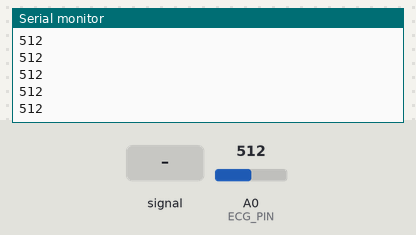
A sketch run on a simulated Arduino Uno, built with avr-gcc and run on an emulated ATmega328P. On the bench: the last lines printed to the serial monitor. Inputs (shaded band) come from the test bench; at power-on: A0 (ECG_PIN) = 512.

Above: at 1.2 s.
1.3 s: A0 (ECG_PIN) fed a 200 Hz sine of ±81 counts around its level
At 1.9 s:
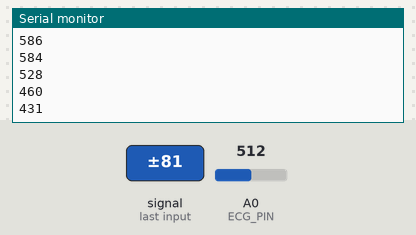
2.8 s: A0 (ECG_PIN) set to 716
At 3.4 s:
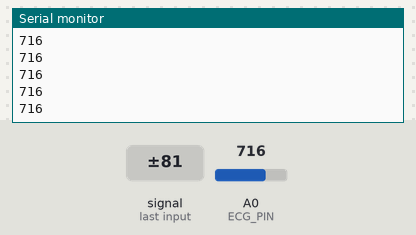
4.3 s: A0 (ECG_PIN) fed a 1000 Hz sine of ±255 counts around its level
At 4.8 s:
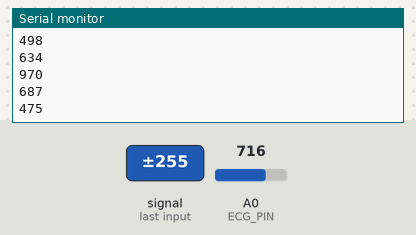
5.8 s: A0 (ECG_PIN) set to 1023
At 6.3 s:
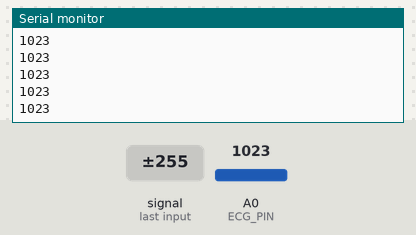
Timing chart, 0 to 8.3 s (numbered marks = the images above; inputs shaded):
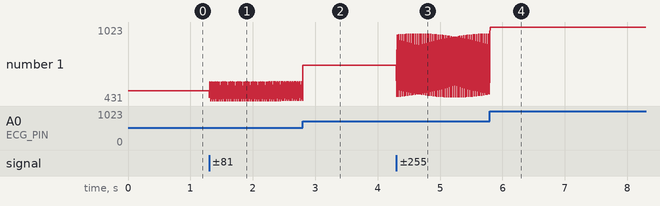

Measured:
- after the input at 1.3 s, the serial monitor: prints a new line at once (image 1)
- after the input at 4.3 s, the serial monitor: prints a new line at once (image 3)
- plotted number 1: 512 → 432 after the input at 1.3 s, 716 → 971 after the input at 4.3 s

The sketch:

sketch_sep27a.ino
```cpp
#define ECG_PIN A0  // The analog pin connected to the AD8228 output

void setup() {
  Serial.begin(115200);  // Use the same baud rate in Python
  pinMode(ECG_PIN, INPUT);
}

void loop() {
  int ecg_value = analogRead(ECG_PIN);  // Read the analog value from the sensor
  Serial.println(ecg_value);  // Send the data to the serial port
  delay(4);  // Adjust delay as needed to control the sampling rate
}
```
